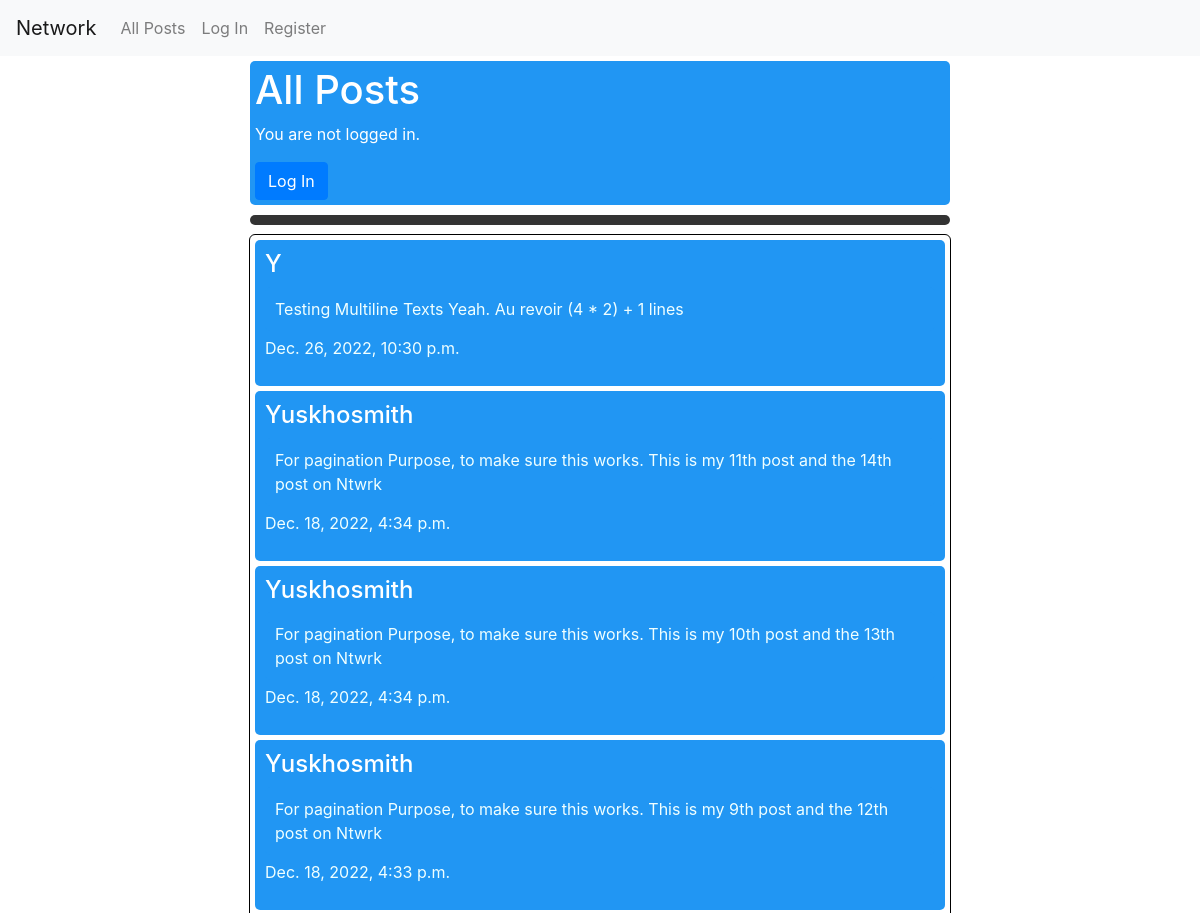
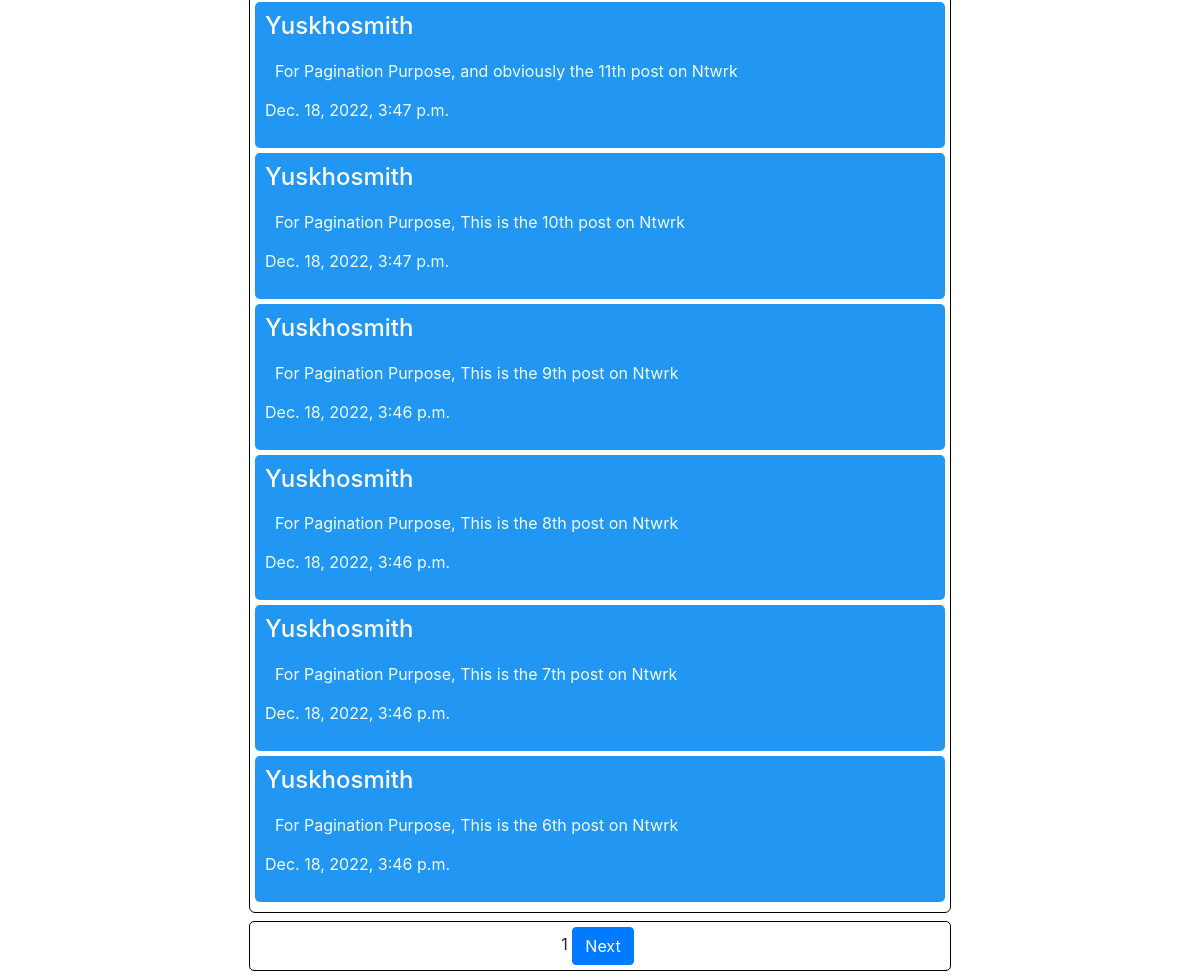
The page / on the database its author committed (2 pictures, top to bottom).
### network/models.py (models this page shows, shortened)
class Post(models.Model):
    user = models.ForeignKey(User, on_delete=models.CASCADE, related_name="posts")
    post = models.TextField()
    timestamp = models.DateTimeField(auto_now_add=True)
    liked = models.ManyToManyField(User, default=None, blank=True, related_name='liked_posts')

class User(AbstractUser):
    pass

### network/views.py (the view, shortened to what this page needs)
# urls.py: path("", views.index, name="index"),
def index(request):
    posts = Post.objects.all().order_by('-id')
    user_id = request.user.id
    page_obj = paginator_handler(request, posts)
    ctx = {'posts': page_obj}
    if user_id is None:
        ctx['notLoggedInPrompt'] = True
    return render(request, "network/index.html", ctx)

### network/views.py (called while the page is built)
def paginator_handler(request, posts):
    p = Paginator(posts, 10)
    page_number = request.GET.get('page')
    try:
        page_obj = p.get_page(page_number)  # returns the desired page object
    except PageNotAnInteger:
        page_obj = p.page(1)
    except EmptyPage:
        page_obj = p.page(p.num_pages)
    return page_obj

### network/templates/network/index.html (shortened to what this page needs)
{% extends "network/layout.html" %}
{% block body %}
    <div class="b">
        <section class="meta">
            <h1>All Posts</h1>
            {% if notLoggedInPrompt %}
                <p>You are not logged in.</p>
                <a href="{% url 'login' %}" class="btn btn-primary">Log In</a>
            {% endif %}
        </section>
        <section class="new-post">
        </section>
        <section class="posts">
            {% for post in posts %}
                <div class="post" id="{{post.id}}">
                    <h4><a href="{% url 'profile' post.user %}">{{post.user}}</a></h4>
                    <div id="post-handler">
                        <p class="post">{{post.post}}</p>
                    </div>
                    <p>{{post.timestamp}}</p>
                </div>
            {% endfor %}
        </section>
        <section class="pagination">
            <center>
                <span>{{posts.number}}</span>
                {%if posts.has_next %}
                    <a class="btn btn-primary" href="?page={{posts.next_page_number}}">Next</a>
                {% endif %}
            </center>
        </section>
    </div>
{% endblock %}

### network/static/network/styles.css (style rules this page uses)
.b { display: flex; align-items: center; justify-content: center; max-width: 700px; margin: auto; flex-direction: column; }
section { margin: 5px; outline: 1px black solid; padding: 5px; border-radius: 5px; width: 100%; }
.meta { background-color: #2196f3; outline: none; color: white; }
.new-post, #textarea { background-color: #333; outline: none; color: white; border: none; }
.post { background-color: #2196f3; padding: 10px; margin-bottom: 5px; border-radius: 5px; color: azure; }
.post > h4 a { text-decoration: none; color: white; }
.pagination center { margin: auto; }

### rows shown on the page
Post: user "Y", post "Testing Multiline Texts Yeah. Au revoir (4 * 2) + 1 lines", timestamp "Dec. 26, 2022, 10:30 p.m."
Post: user "Yuskhosmith", post "For pagination Purpose, to make sure this works. This is my 11th post and the 14th post on Ntwrk", timestamp "Dec. 18, 2022, 4:34 p.m."
Post: user "Yuskhosmith", post "For pagination Purpose, to make sure this works. This is my 10th post and the 13th post on Ntwrk", timestamp "Dec. 18, 2022, 4:34 p.m."
Post: user "Yuskhosmith", post "For pagination Purpose, to make sure this works. This is my 9th post and the 12th post on Ntwrk", timestamp "Dec. 18, 2022, 4:33 p.m."
Post: user "Yuskhosmith", post "For Pagination Purpose, and obviously the 11th post on Ntwrk", timestamp "Dec. 18, 2022, 3:47 p.m."
Post: user "Yuskhosmith", post "For Pagination Purpose, This is the 10th post on Ntwrk", timestamp "Dec. 18, 2022, 3:47 p.m."
Post: user "Yuskhosmith", post "For Pagination Purpose, This is the 9th post on Ntwrk", timestamp "Dec. 18, 2022, 3:46 p.m."
Post: user "Yuskhosmith", post "For Pagination Purpose, This is the 8th post on Ntwrk", timestamp "Dec. 18, 2022, 3:46 p.m."
Post: user "Yuskhosmith", post "For Pagination Purpose, This is the 7th post on Ntwrk", timestamp "Dec. 18, 2022, 3:46 p.m."
Post: user "Yuskhosmith", post "For Pagination Purpose, This is the 6th post on Ntwrk", timestamp "Dec. 18, 2022, 3:46 p.m."

### other values the page prints
{{ posts.number }} "1"
